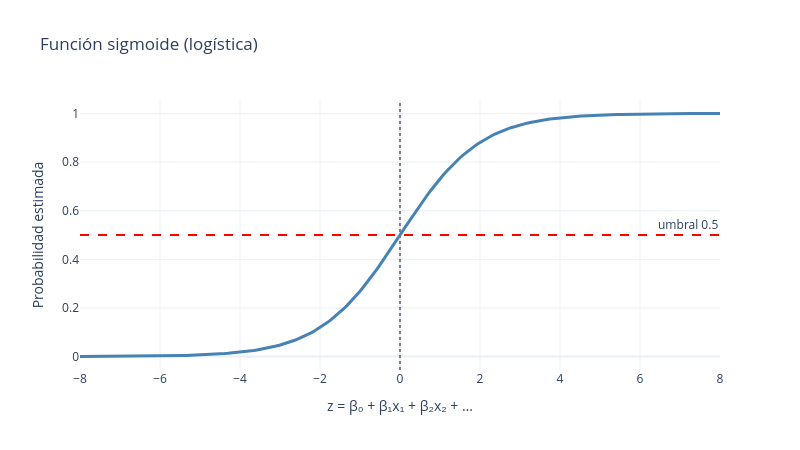

The cell this chart's notebook holds for it:
### Markdown cell above
---
# 3️⃣ De la regresión lineal a la logística (20 min)

### ¿Por qué no usar la regresión lineal de la sesión pasada?

Imagina ajustar una recta a `survived` (que sólo vale 0 o 1) usando la edad:

$$\text{survived} = \beta_0 + \beta_1 \cdot \text{age}$$

Una recta **no tiene límites**: para edades altas predeciría valores negativos, y para otras, valores mayores a 1. **¿Qué significa una supervivencia de -0.3 o de 1.4?** Nada.

### La solución: la función sigmoide

La regresión logística toma la misma combinación lineal de siempre…

$$z = \beta_0 + \beta_1 x_1 + \beta_2 x_2 + \dots$$

…y la pasa por una función que **aplasta cualquier número al rango de 0 a 1**:

$$P(\text{sobrevivir}) = \frac{1}{1 + e^{-z}}$$

### Code cell
plot_sigmoide()

### Figure 1 — Plotly figure (JSON) as saved in the notebook; plotly's stock layout.template omitted (floating-point values rounded to 4 significant figures; data arrays with more than 128 entries replaced by an {"elided": "..."} marker saying what was removed)
{"data": [{"hovertemplate": "z = β₀ + β₁x₁ + β₂x₂ + …=%{x}<br>Probabilidad estimada=%{y}<extra></extra>", "legendgroup": "", "line": {"color": "steelblue", "dash": "solid", "width": 3}, "marker": {"symbol": "circle"}, "mode": "lines", "name": "", "orientation": "v", "showlegend": false, "type": "scatter", "x": {"elided": "200 float values"}, "xaxis": "x", "y": {"elided": "200 float values"}, "yaxis": "y"}], "layout": {"annotations": [{"showarrow": false, "text": "umbral 0.5", "x": 1, "xanchor": "right", "xref": "x domain", "y": 0.5, "yanchor": "bottom", "yref": "y"}], "height": 450, "legend": {"tracegroupgap": 0}, "shapes": [{"line": {"color": "red", "dash": "dash"}, "type": "line", "x0": 0, "x1": 1, "xref": "x domain", "y0": 0.5, "y1": 0.5, "yref": "y"}, {"line": {"color": "gray", "dash": "dot"}, "type": "line", "x0": 0, "x1": 0, "xref": "x", "y0": 0, "y1": 1, "yref": "y domain"}], "title": {"text": "Función sigmoide (logística)"}, "width": 800, "xaxis": {"anchor": "y", "domain": [0.0, 1.0], "title": {"text": "z = β₀ + β₁x₁ + β₂x₂ + …"}}, "yaxis": {"anchor": "x", "domain": [0.0, 1.0], "title": {"text": "Probabilidad estimada"}}}}
